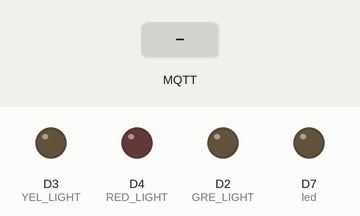
Simulated run of this sketch. Board: ESP8266 (Wemos D1 mini). Shown: output pins drawn as LEDs (lit = HIGH). Inputs (shaded band) come from the test bench. WiFi joins after 1.5 s; servers stay silent unless stated; no MQTT or app messages arrive unless stated; what the sketch prints to the serial monitor is not drawn.

Above: at 3.7 s.
3.8 s: MQTT message "red" arrives on the first subscribed topic
At 4.2 s:
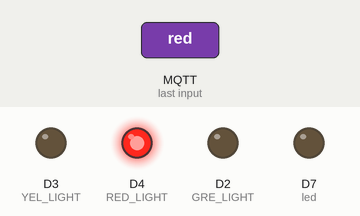
5.3 s: MQTT message "yellow" arrives on the first subscribed topic
At 6.5 s:
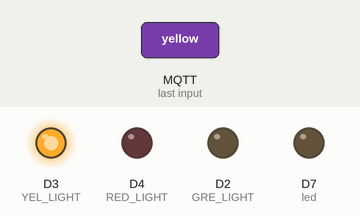
6.8 s: MQTT message "green" arrives on the first subscribed topic
At 7.7 s:
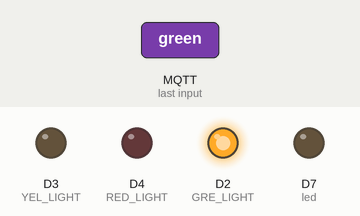
8.3 s: MQTT message "off" arrives on the first subscribed topic
At 8.9 s:
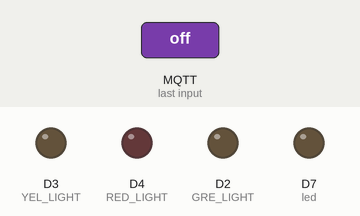
9.8 s: MQTT message "cycle" arrives on the first subscribed topic
At 11.2 s:
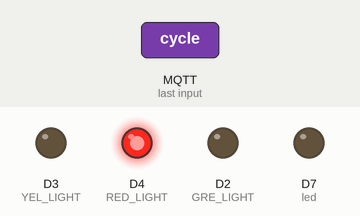
Timing chart, 0 to 12.3 s (numbered marks = the images above; inputs shaded):
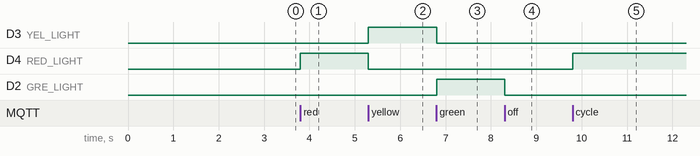

Measured:
- after the input at 3.8 s, D4 (RED_LIGHT): LOW → HIGH at once
- after the input at 5.3 s, D3 (YEL_LIGHT): LOW → HIGH at once; D4 (RED_LIGHT): HIGH → LOW at once
- after the input at 6.8 s, D3 (YEL_LIGHT): HIGH → LOW at once; D2 (GRE_LIGHT): LOW → HIGH at once
- after the input at 8.3 s, D2 (GRE_LIGHT): HIGH → LOW at once
- after the input at 9.8 s, D4 (RED_LIGHT): LOW → HIGH at once

The sketch:

wemos-mqtt-stoplight.ino
```cpp
#include <ESP8266WiFi.h>
#include <ESP8266WiFiMulti.h>
#include <PubSubClient.h>

bool CYCLE = false;
long startOfCycleTime = millis();
long periodicTimer = millis();
int period = 10000;
bool FLASH = false;
bool DOOR_OPEN = false;

String devID = "esp8266-stoplight";
const int led = 13;
const int RED_LIGHT = D4;
const int YEL_LIGHT = D3;
const int GRE_LIGHT = D2;
const char* parkDistanceTopic = "/garage/park/distance";
const char* garageDoorTopic = "/garage/door";
const char* stoplightStatusTopic = "/garage/stoplight/status";
const char* stoplightActionTopic = "/garage/stoplight/action";
const char* logInfoTopic = "/log/info";
char message_buff[100];

WiFiClient wifiClient;
PubSubClient client("192.168.1.239", 1883, wifiClient);

void setLED(String light) {
  String prevState = getLEDStatus();
  digitalWrite(RED_LIGHT, (light == "red"));
  digitalWrite(YEL_LIGHT, (light == "yellow"));
  digitalWrite(GRE_LIGHT, (light == "green"));
  String currState = getLEDStatus();
  if (prevState != currState) {
    pubLight(stoplightStatusTopic);
  }
}

String getLEDStatus() {
  if (digitalRead(RED_LIGHT)) return "red";
  if (digitalRead(YEL_LIGHT)) return "yellow";
  if (digitalRead(GRE_LIGHT)) return "green";
  return "off";
}

void redOn() {
    CYCLE = false;
    FLASH = false;
    setLED("red");
}

void yellowOn() {
    CYCLE = false;
    FLASH = false;
    setLED("yellow");
}

void greenOn() {
    CYCLE = false;
    FLASH = false;
    setLED("green");
}

void off() {
    CYCLE = false;
    FLASH = false;
    setLED("off");
}

void startTimer() {
  startOfCycleTime = millis();
}

void cycle() {
  CYCLE = true;
  FLASH = false;
  startTimer();
}

void pubLightPeriodic() {
  //pubDebug("Run pubLightPeriodic()");
  if (millis() > periodicTimer + period) {
    //pubDebug("timer due");
    periodicTimer = millis();
    pubLight(stoplightStatusTopic);
  }
}

void pubLight(const char* topic) {
  //pubDebug("Run pubLight()");
  client.publish(topic, getLEDStatus().c_str());
}

void handleDistance(int distance) {
  if (DOOR_OPEN) {
    if (distance <= 10) {
      if (!FLASH) {
        startTimer();
      }
      FLASH = true;
    }
    if (distance > 10 && distance <= 20) {
      redOn();
    }
    if (distance > 20 && distance <= 30) {
      yellowOn();
    }
    if (distance > 30 && distance <=50) {
      greenOn();
    }
    if (distance > 50) {
      off();
    }
  } else {
    off();
  }
}

void updateGarageDoor(String message) {
  if (message == "open") {
    DOOR_OPEN = true;
  } else {
    DOOR_OPEN = false;
    off();
  }
}

void callback(char* topic, byte* payload, unsigned int length) {
  int i = 0;
  for(i = 0; i < length; i++) {
    message_buff[i] = payload[i];
  }
  message_buff[i] = '\0';
  String message = String(message_buff);
  String strTopic = String(topic);
  String dbgMessage = String("(");
  dbgMessage += devID;
  dbgMessage += ") ";
  dbgMessage += strTopic;
  dbgMessage += ": ";
  dbgMessage += message;
  pubDebug(dbgMessage);
  if (strTopic == parkDistanceTopic) {
    handleDistance(message.toInt());
  } else if (strTopic == garageDoorTopic) {
    updateGarageDoor(message);
  } else if (strTopic == stoplightActionTopic) {
    if (message == "red") {
      redOn();
    } else if (message == "yellow") {
      yellowOn();
    } else if (message == "green") {
      greenOn();
    } else if (message == "off") {
      off();
    } else if (message == "cycle") {
      cycle();
    }
  } else {
    pubDebug(String(parkDistanceTopic));
  }
}

void findKnownWiFiNetworks() {
  ESP8266WiFiMulti wifiMulti;
  WiFi.mode(WIFI_STA);
  wifiMulti.addAP("BYU-WiFi", "");
  wifiMulti.addAP("Hancock2.4G", "Arohanui");
  Serial.println("");
  Serial.print("Connecting to Wifi");
  while (WiFi.status() != WL_CONNECTED) {
    Serial.print(".");
    wifiMulti.run();
    delay(1000);
  }
  Serial.println("");
  Serial.print("Connected to ");
  Serial.println(WiFi.SSID().c_str());
  Serial.print("IP address: ");
  Serial.println(WiFi.localIP());
}

void sendHassDeviceConfig() {
  client.publish("homeassistant/sensor/garage/stoplight/config", "{\"name\": \"Garage Stoplight\", \"state_topic\": \"/garage/stoplight/status\"}");
}

void reconnectMQTT() {
  while(!client.connected()) {
    if (client.connect((char*) devID.c_str(), "mqtt", "mymqttpassword")) {
      Serial.println("Connected to MQTT server");
      String message = devID;
      message += ": ";
      message += WiFi.localIP().toString();
      if (client.publish(logInfoTopic, message.c_str())) {
        Serial.println("published successfully");
      } else {
        Serial.println("failed to publish");
      }
      client.subscribe(stoplightActionTopic);
      client.subscribe(parkDistanceTopic);
      client.subscribe(garageDoorTopic);
      sendHassDeviceConfig();
    } else {
      Serial.println("MQTT connection failed");
      delay(5000);
    }
  }
}

void pubDebug(String message) {
  client.publish("/log/debug", message.c_str());
}

void setup(void) {
  pinMode(led, OUTPUT);
  digitalWrite(led, 0);
  Serial.begin(115200);

  findKnownWiFiNetworks();

  pinMode(RED_LIGHT, OUTPUT);
  pinMode(YEL_LIGHT, OUTPUT);
  pinMode(GRE_LIGHT, OUTPUT);
  client.setCallback(callback);
}

void loop(void) {
  if (!client.connected()) {
    reconnectMQTT();
  }
  client.loop();
  pubLightPeriodic();
  if (FLASH) {
    String prevColor = getLEDStatus();
    if ((millis() < startOfCycleTime + 1000) && prevColor == "red") {
      setLED("off");
    } else if ((millis() >= startOfCycleTime + 1000 && millis() < startOfCycleTime + 2000)) {
      setLED("red");
    } else if (millis() >= startOfCycleTime + 2000) {
      startTimer();
    }
  } else if (CYCLE) {
    if (millis() < startOfCycleTime + 4000) setLED("red");
    if (millis() > startOfCycleTime + 4000 && millis() < startOfCycleTime + 8000) setLED("green");
    if (millis() > startOfCycleTime + 8000 && millis() < startOfCycleTime + 12000) setLED("yellow");
    if (millis() > startOfCycleTime + 12000) cycle();
  }
}
```
